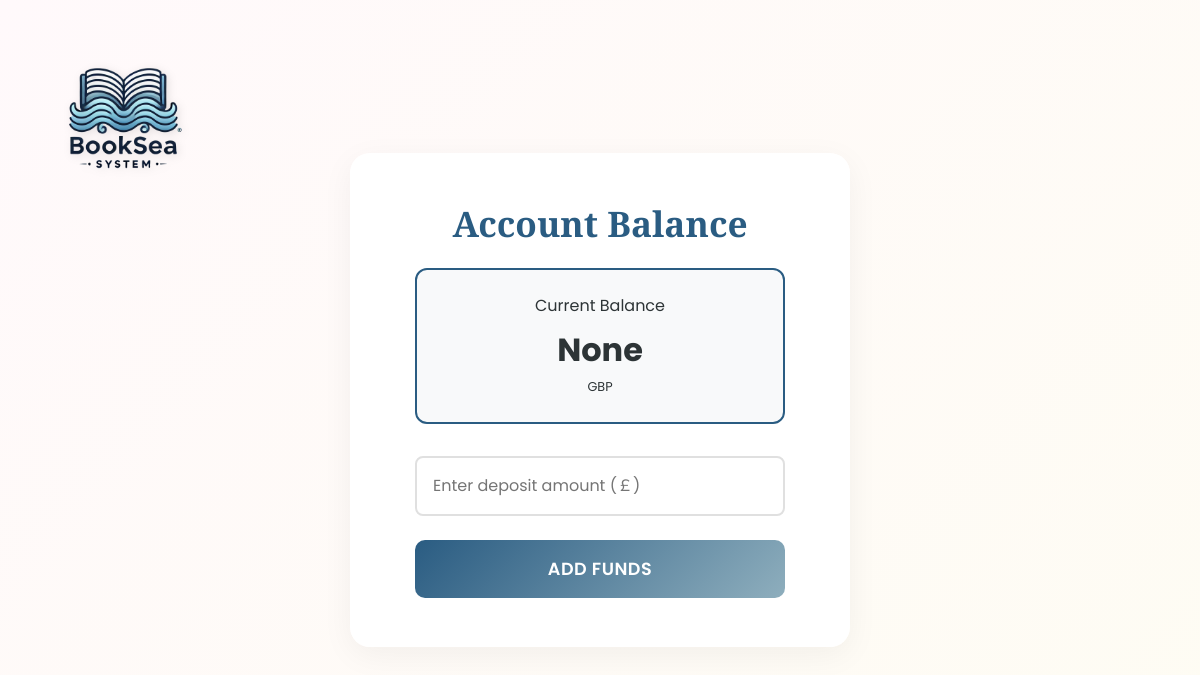
/balance/ (signed in), run on an earlier commit of the app's database.
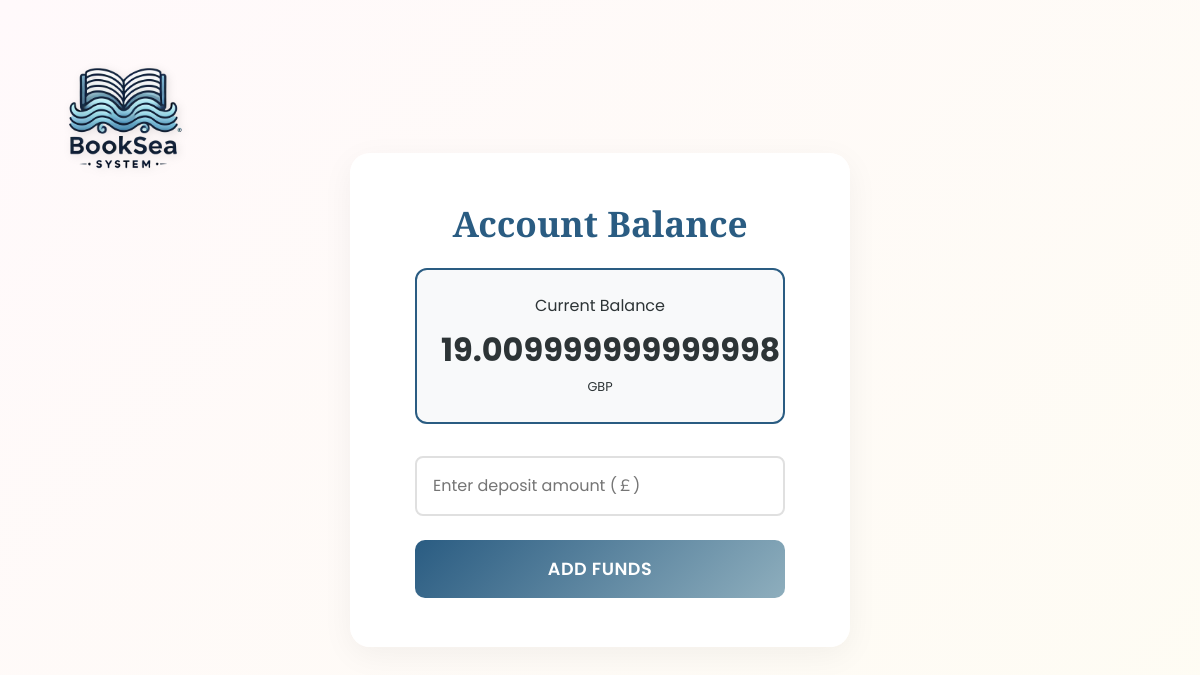
And on a later commit of the database.
### pages/models.py (models this page shows, shortened)
class User(AbstractBaseUser):
    objects = UserManager()
    USERNAME_FIELD = 'username'
    class UserRole(models.IntegerChoices):
        CUSTOMER = 1, 'Customer'
        MANAGER = 10, 'Manager'
    username = models.CharField(max_length=20, unique=True)
    display_name = models.CharField(max_length=30)
    role = models.IntegerField(
        choices=UserRole.choices, default=UserRole.CUSTOMER)
    email = models.CharField(max_length=50, unique=True)
    birthday = models.DateField(null=True, blank=True)
    college = models.CharField(max_length=100, blank=True)
    balance = models.FloatField(null=True)

### pages/views.py (the view, shortened to what this page needs)
# urls.py: path("balance/", balance, name="balance"),
def balance(request):
    return render(request, "pages/balance.html")

### pages/templates/pages/balance.html (shortened to what this page needs)
<!DOCTYPE html>
<html lang="en">
{% load static %}
<head>
    <link href="https://stackpath.bootstrapcdn.com/bootstrap/4.5.2/css/bootstrap.min.css" rel="stylesheet">
    <link rel="stylesheet" href="https://cdnjs.cloudflare.com/ajax/libs/font-awesome/6.0.0/css/all.min.css">
</head>
<body>
    <img src="{% static '/img/image1.PNG' %}" class="top-left-logo">
    <div class="content">
        <h2>Account Balance</h2>
        <div class="balance-box">
            <div>Current Balance</div>
            <div id="balance">{{ request.user.balance }}</div>
            <small>GBP</small>
        </div>
        <form method="POST" id="balance-form">
            <input
                type="number"
                id="amount"
                name="amount"
                step="0.01"
                placeholder="Enter deposit amount (￡)"
                min="0"
                required
            >
            <button type="submit">
                Add Funds
            </button>
        </form>
    </div>
</body>
</html>

What changed in the data, as far as the page shows it:
changed User: user.balance "None" → "19.009999999999998"
